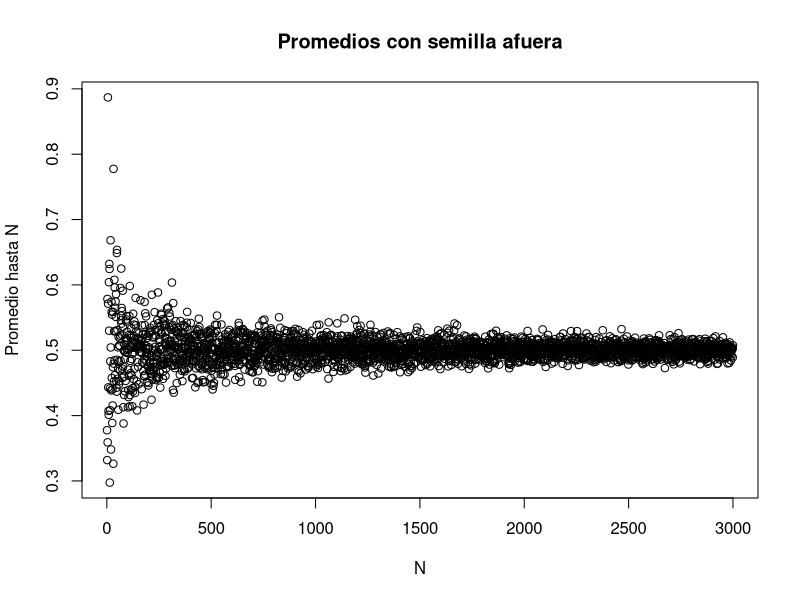
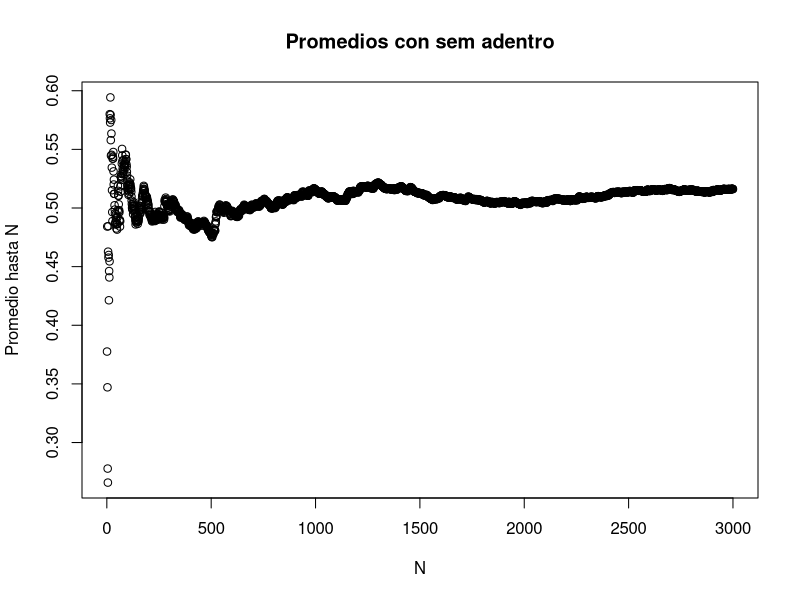
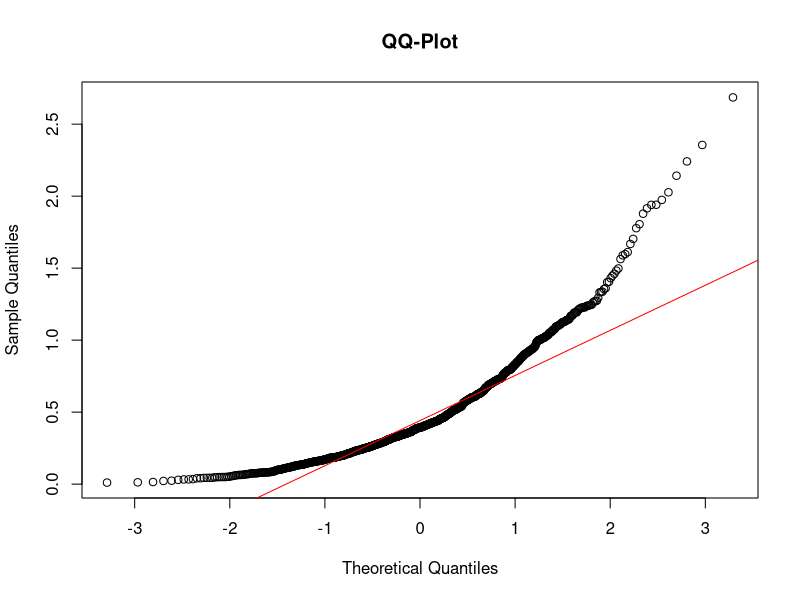
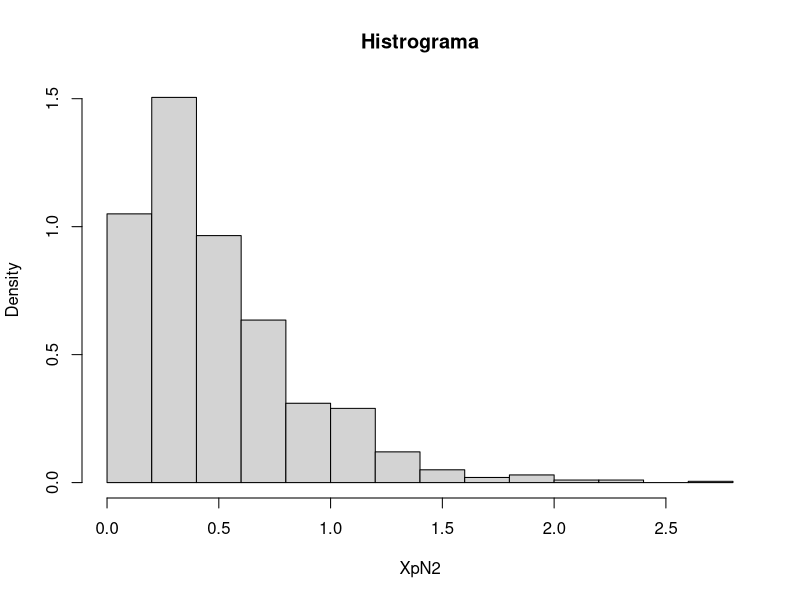
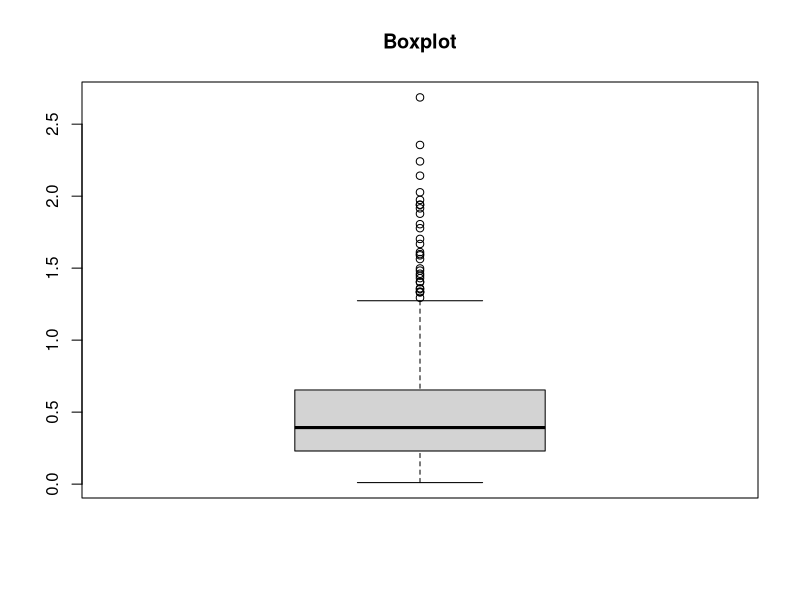
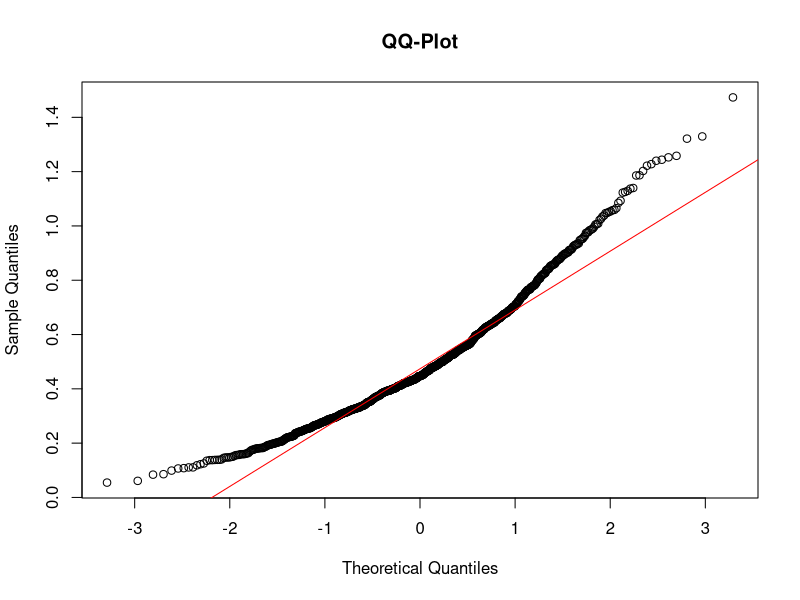
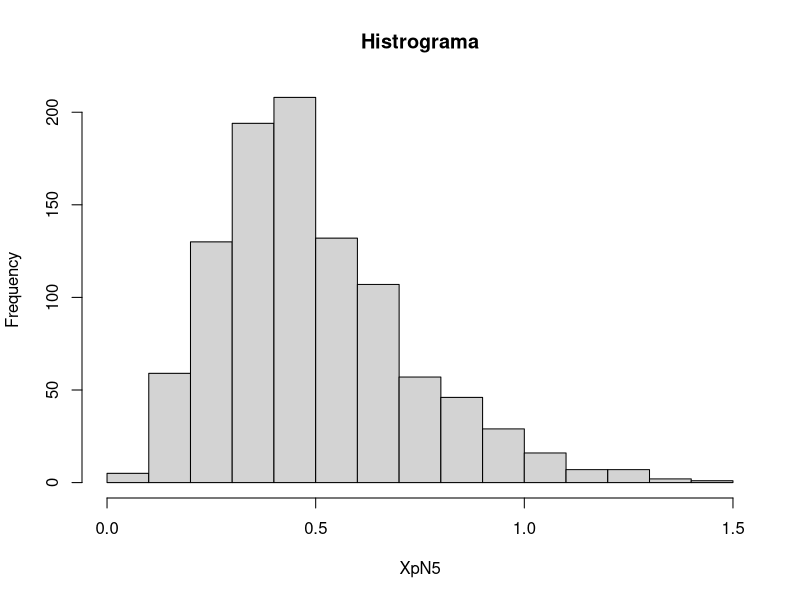
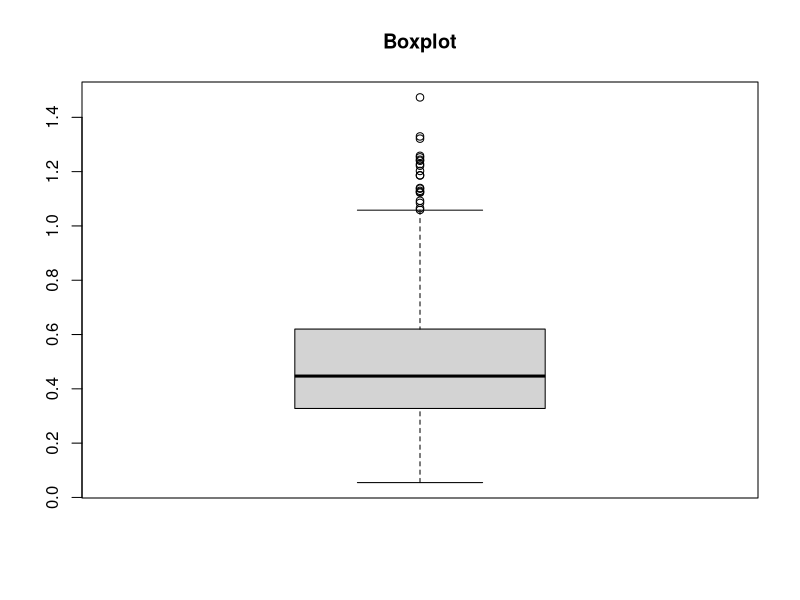

Source code (R) for these figures, in order:
###### INITIALIZATION ######
XpN1 <- numeric(3000)
XpN2 <- numeric(1000)
XpN5 <- numeric(1000)
XpN30 <- numeric(1000)
XpN500 <- numeric(1000)
lambda <- 2
EX1 <- 1/lambda
VX1 <- 1/(lambda^2)

###### EJERCICIO 1a ######
set.seed(1)
for (i in 1:3000){
  XpN1[i] <- mean(rexp(n=i,rate=lambda)) 
}
plot(XpN1, main="Promedios con semilla afuera", xlab = "N", ylab = "Promedio hasta N")

###### EJERCICIO 1b ######
for (i in 1:3000){
  set.seed(1)
  XpN1[i] <- mean(rexp(n=i,rate=lambda)) 
}
plot(XpN1, main="Promedios con sem adentro", xlab = "N", ylab = "Promedio hasta N")

###### EJERCICIO 2a ######
n <- 2
for (i in 1:1000){
  XpN2[i] = mean(rexp(n=n, rate=lambda))
}

qqnorm(XpN2, main="QQ-Plot")
qqline(XpN2,col="red")
hist(XpN2, main="Histrograma",prob=T)
boxplot(XpN2,main="Boxplot")

###### EJERCICIO 2b ######
n <- 5
for (i in 1:1000){
  XpN5[i] = mean(rexp(n=n, rate=lambda))
}
qqnorm(XpN5, main="QQ-Plot")
qqline(XpN5,col="red")
hist(XpN5, main="Histrograma")
boxplot(XpN5,main="Boxplot")

###### EJERCICIO 2c1 ######
n <- 30
for (i in 1:1000){
  XpN30[i] = mean(rexp(n=n, rate=lambda))
}
qqnorm(XpN30, main="QQ-Plot")
qqline(XpN30,col="red")
hist(XpN30, main="Histrograma",prob=T)
boxplot(XpN30,main="Boxplot")

###### EJERCICIO 2c2 ######
n <- 500
for (i in 1:1000){
  XpN500[i] = mean(rexp(n=n, rate=lambda))
}
qqnorm(XpN500, main="QQ-Plot")
qqline(XpN500,col="red")
hist(XpN500, main="Histrograma",prob=T)
boxplot(XpN500,main="Boxplot")

###### EJERCICIO 2e ######
par(mfrow=c(1,4))
boxplot(XpN2,main="Boxplot N=2")
boxplot(XpN5,main="Boxplot N=5")
boxplot(XpN30,main="Boxplot N=30")
boxplot(XpN500,main="Boxplot N=500")

###### EJERCICIO 3b ######
XpN2estandarizada <- ((XpN2)-EX1)/sqrt(VX1/2)
XpN5estandarizada <- ((XpN5)-EX1)/sqrt(VX1/5)
XpN30estandarizada <- ((XpN30)-EX1)/sqrt(VX1/30)
XpN500estandarizada <- ((XpN500)-EX1)/sqrt(VX1/500)
par(mfrow=c(1,4))
qqnorm(XpN2estandarizada,main="QQ-Plot estandarizado N=2")
qqline(XpN2estandarizada, col="red")
qqnorm(XpN5estandarizada,main="QQ-Plot estandarizado N=5")
qqline(XpN5estandarizada, col="red")
qqnorm(XpN30estandarizada,main="QQ-Plot estandarizado N=30")
qqline(XpN30estandarizada, col="red")
qqnorm(XpN500estandarizada,main="QQ-Plot estandarizado N=500")
qqline(XpN500estandarizada, col="red")
boxplot(XpN2estandarizada,main="Boxplot estandarizado N=2")
boxplot(XpN5estandarizada,main="Boxplot estandarizado N=5")
boxplot(XpN30estandarizada,main="Boxplot estandarizado N=30")
boxplot(XpN500estandarizada,main="Boxplot estandarizado N=500")

###### EJERCICIO 3c ######
grilla <- seq(-4,4,by=0.1)
hist(XpN2estandarizada,main="Histrograma estandarizado N=2",prob=T)
lines(grilla,dnorm(grilla),col='red', lwd=2) 
hist(XpN5estandarizada,main="Histrograma estandarizado N=5",prob=T)
lines(grilla,dnorm(grilla),col='red', lwd=2) 
hist(XpN30estandarizada,main="Histrograma estandarizado N=30",prob=T)
lines(grilla,dnorm(grilla),col='red', lwd=2) 
hist(XpN500estandarizada,main="Histrograma estandarizado N=500",prob=T)
lines(grilla,dnorm(grilla),col='red', lwd=2) 
